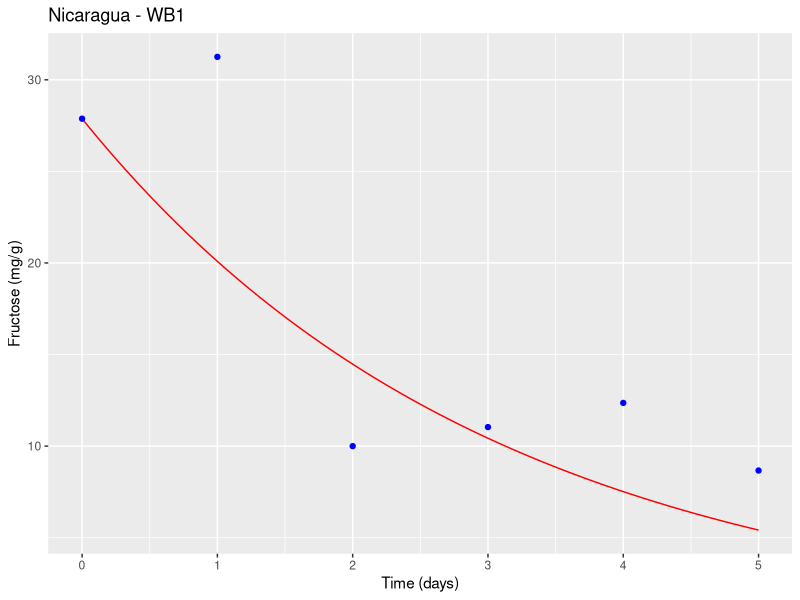
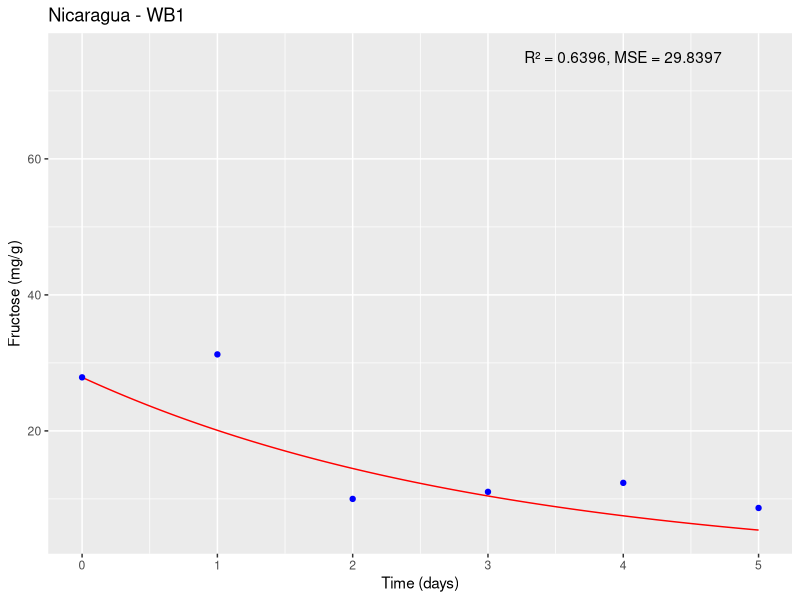
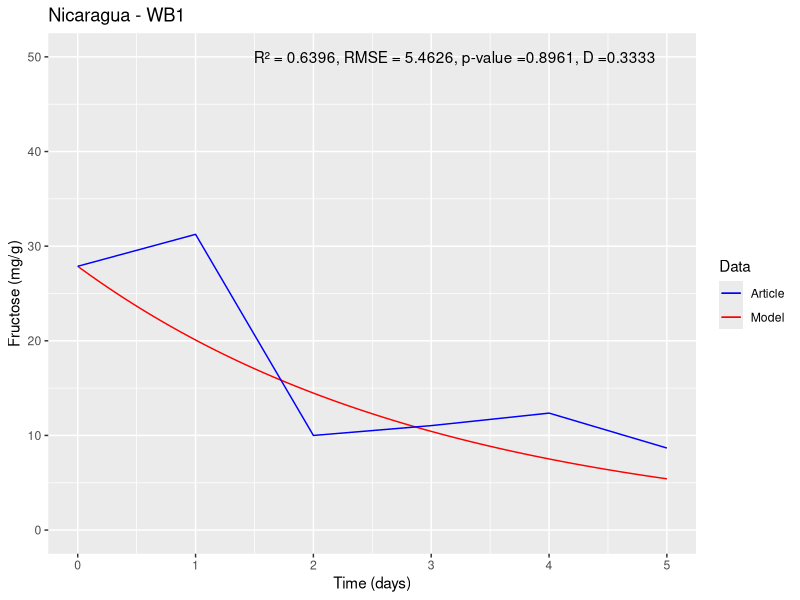

R code for these plots, in order:
#Packages#
install.packages("deSolve")
install.packages("ggplot2")
#Libraries#
library(deSolve)
library(ggplot2)

state1<-c(y=27.875) #Initial state#
times1<-seq(0,5,1/10000) #5 days with 10000 intervals per day#
parameters1<-c(Y1=21.251,Y2=1450.8) #Parameter values#
#Papalexandratou et al., 2019 Nicaragua <- Nicaragua - WB1#
#doi.org/10.1016/j.ijfoodmicro.2019.05.012#
#Nicaragua - WB1#

#(i). DATA TO FEED THE FRUCTOSE MODEL#

#nu1#
U<- 0.0124
f<- 27.875
K<-0.6681
L<-0.6700253
U1 <- (U*f/f+K*L)*L
U1
#nu2#
U2<- 0.3271
f2<- 27.875
K2<-0.7026
BAL2<-6.264E-06

U2 <- (U2*f2/f2+K2*BAL2)*BAL2
U2

#Differential equation#
ODE1<-function(times,state,parameters){ 
  y<-state[1] #inital state
  Y1<-parameters[1] #parameter 1
  Y2<-parameters[2] #parameter 2
  dy<--(Y1*U1/20)*y-(Y2*U2/20)*y #equation 
  res<-dy
  list(res)
}


#number solution#
solution1<-lsoda(state1, times1, ODE1, parameters1)

#(ii). EXPERIMENTAL DATA OF ARTICLE#

ts = c(0,24/24,48/24,72/24,96/24,120/24)
fru<-c(27.875,31.25,9.999,11.037,12.359,8.667)

#Graph#

df <- data.frame(time = solution1[,1], fructose = solution1[,2])
d<-ggplot() +
  geom_line(data = df, aes(x = time, y = fructose), color = "red") +
  geom_point(data = data.frame(time = ts, fructose = fru), aes(x = time, y = fructose), color = "blue") +
  xlab("Time (days)") + ylab("Fructose (mg/g)") +
  ggtitle("Nicaragua - WB1")
plot(d)


#Statistical validation#

#To statistically validate the mathematical model, various analysis tools can be used,
#but one of the most common is to compare the model results with experimental data and evaluate the quality of the fit.
#In this case, one can use the coefficient of determination (R²), the mean squared error (MSE), and the root mean square error (RMSE) as fitting measures#

#To calculate R², MSE, and RMSE, one can compare the values predicted by the model with
#the experimental data. First, extract the values predicted by the model at the same points 
#where the experimental measurements were taken, 
#using the approx() function in R:

pred <- approx(solution1[,1], solution1[,2], ts)$y

#Then, R², MSE, and RMSE can be calculated using the following formulas:
SSE <- sum((fru - pred)^2)
SST <- sum((fru - mean(fru))^2)
R2 <- 1 - SSE/SST
MSE <- SSE/length(fru)
RMSE <- sqrt(MSE)

#Where SSE is the sum of squared errors,
#SST is the total sum of squares,
#R² is the coefficient of determination, MSE is the mean squared error and RMSE is the root mean square error.

cat("R² = ", round(R2, 4), "\n")
cat("MSE = ", round(MSE, 4), "\n")
cat("RMSE = ", round(RMSE, 4), "\n")

#R² measures the proportion of total variation in the experimental data
#that is explained by the model. A value of R² close to 1 indicates a good fit of the model to the experimental data

#MSE measures the average of squared errors between experimental values
#and the values predicted by the model. A low MSE value indicates good predictive capability of the model.

#The root mean square error (RMSE) was determined, which quantifies the magnitude of deviation of simulated values from observed values.

d <- ggplot() +
  geom_line(data = df, aes(x = time, y = fructose), color = "red") +
  geom_point(data = data.frame(time = ts, fructose = fru), aes(x = time, y = fructose), color = "blue") +
  xlab("Time (days)") + ylab("Fructose (mg/g)") +
  ggtitle("Nicaragua - WB1") +
  annotate("text", x = 4, y = 75, label = paste0("R² = ", round(R2, 4), ", MSE = ", round(MSE, 4)))

plot(d)

#Two-sample Kolmogorov–Smirnov test - KS#
#Ho: The simulation results follow the same distribution of experimental data#
#Ha: The simulation results do not follow the same distribution of experimental data#
#Hypothesis test with an alpha of 0.05#
#to determine if there is a significant difference between the data and the exponential distribution#
#Hypothesis test
alpha <- 0.05

# Perform Kolmogorov-Smirnov test
ks_test <- ks.test(fru, pred)
ks_test

# Results Kolmogorov-Smirnov test
cat("Kolmogorov-Smirnov test:", "\n")
cat("Test statistic:", round(ks_test$statistic, 4), "\n")
cat("p-value:", round(ks_test$p.value, 4), "\n")

if (ks_test$p.value < alpha) {
  cat("The simulation results do not follow the same distribution of experimental data.\n")
} else {
  cat("The simulation results follow the same distribution of experimental data.\n")
}


#Final plot#
p_value <- round(ks_test$p.value, 4)
D <- round(ks_test$statistic, 4)

# First, define the colors we want to use for each element:
colors <- c(Model = "red", Article = "blue")

# Then the script is modified to assign a name to each geom and set the color scale manually
d <- ggplot() +
  geom_line(data = df, aes(x = time, y = fructose, color = "Model"), show.legend = TRUE) +
  geom_line(data = data.frame(time = ts, fructose = fru), aes(x = time, y = fructose, color = "Article"), show.legend = TRUE) +
  xlab("Time (days)") + ylab("Fructose (mg/g)") +
  ggtitle("Nicaragua - WB1") +
  annotate("text", x = 3.2, y = 50, label = paste0("R² = ", round(R2, 4), ", RMSE = ", round(RMSE, 4), ", p-value =", round(p_value, 4), ", D =", round(D, 4))) +
  labs(color = "Data") +  # Change the title of the legend
  scale_color_manual(values = colors) +
  scale_x_continuous(limits = c(0, 5), breaks = seq(0, 5, 1)) +  # x-axis boundaries and intervals between marks
  scale_y_continuous(limits = c(0, 50), breaks = seq(0, 50, 10))  # y-axis boundaries and intervals between marks


#PLOT#
print(d)
